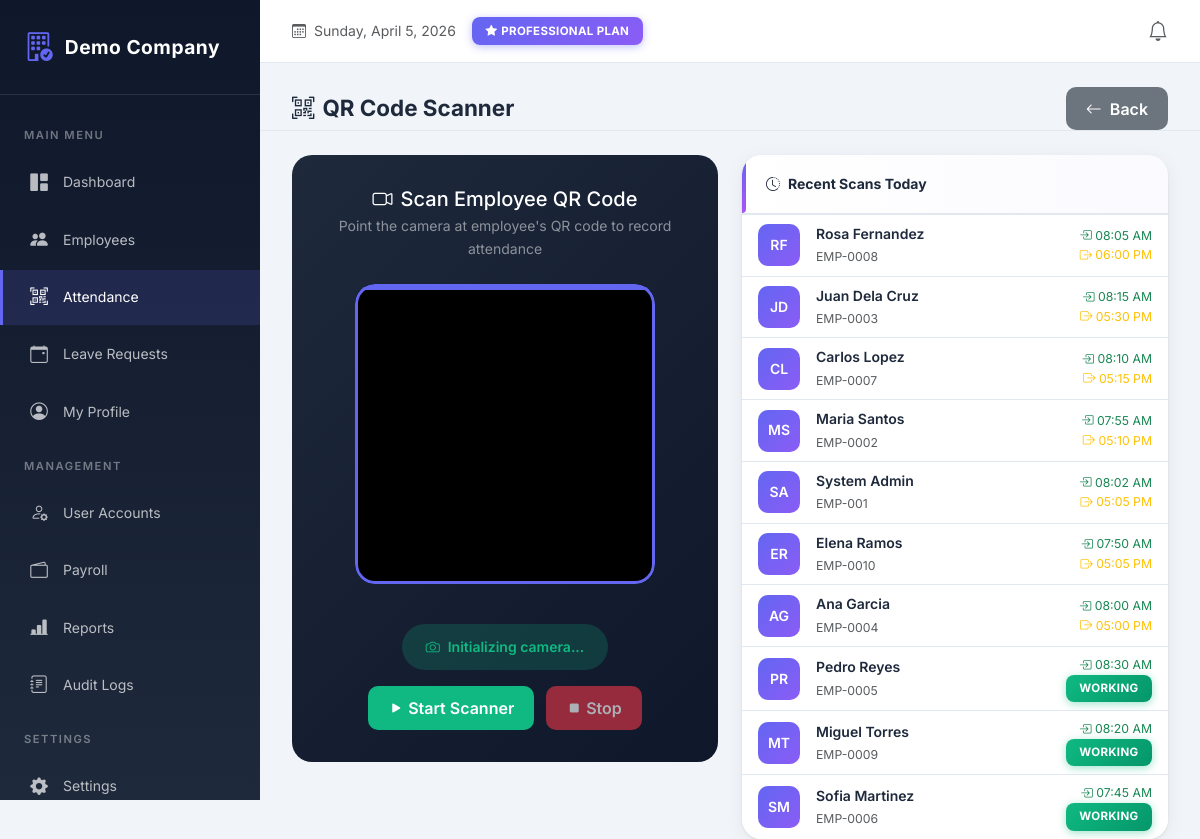
Page /modules/attendance/scanner.php (signed in) on the committed database.
### tables this page shows
CREATE TABLE attendance (
    id INT AUTO_INCREMENT PRIMARY KEY,
    company_id INT NOT NULL,
    employee_id INT NOT NULL,
    date DATE NOT NULL,
    time_in TIME NULL,
    time_out TIME NULL,
    notes VARCHAR(255),
    UNIQUE KEY uniq_attendance(company_id, employee_id, date)
);

CREATE TABLE employees (
    id INT AUTO_INCREMENT PRIMARY KEY,
    company_id INT NOT NULL,
    employee_code VARCHAR(30),
    first_name VARCHAR(100) NOT NULL,
    last_name VARCHAR(100) NOT NULL,
    email VARCHAR(150) NOT NULL,
    phone VARCHAR(50),
    department_id INT NULL,
    position_id INT NULL,
    hire_date DATE NULL,
    basic_salary DECIMAL(10,2) DEFAULT 0,
    status ENUM('active','inactive') DEFAULT 'active',
    created_at DATETIME DEFAULT CURRENT_TIMESTAMP,
    UNIQUE KEY uniq_emp_code(company_id, employee_code),
    UNIQUE KEY uniq_emp_email(company_id, email)
);

### includes/functions.php (called while the page is built, shortened)
<?php
function e($s) {
    return htmlspecialchars($s ?? "", ENT_QUOTES, "UTF-8");
}

### modules/attendance/scanner.php (the view, shortened to what this page needs)
<?php
require_once __DIR__.'/../../config/db.php';
require_once __DIR__.'/../../includes/header.php';
require_once __DIR__.'/../../includes/nav.php';
?>
<div class="page-header d-flex justify-content-between align-items-center">
    <h4><i class="bi bi-qr-code-scan me-2"></i>QR Code Scanner</h4>
    <a href="index.php" class="btn btn-secondary"><i class="bi bi-arrow-left me-2"></i>Back</a>
</div>
<div class="row g-4">
    <div class="col-lg-6">
        <div class="scanner-container">
            <h5 class="mb-1"><i class="bi bi-camera-video me-2"></i>Scan Employee QR Code</h5>
            <p class="text-white-50 mb-0">Point the camera at employee's QR code to record attendance</p>
            <div class="scanner-frame" id="scanner-frame">
                <video id="scanner-video" playsinline></video>
            </div>
            <div id="scanner-status" class="scanner-status ready">
                <i class="bi bi-camera me-2"></i>Initializing camera...
            </div>
            <div class="mt-3">
                <button id="btn-start" class="btn btn-success me-2"><i class="bi bi-play-fill me-1"></i>Start Scanner</button>
                <button id="btn-stop" class="btn btn-danger" disabled><i class="bi bi-stop-fill me-1"></i>Stop</button>
            </div>
        </div>
    </div>
    <div class="col-lg-6">
        <div class="card h-100">
            <div class="card-header">
                <i class="bi bi-clock-history me-2"></i>Recent Scans Today
            </div>
            <div class="card-body p-0" id="recent-scans">
                <?php
                $today = $pdo->query("SELECT a.*, e.first_name, e.last_name, e.employee_code
                    FROM attendance a
                    JOIN employees e ON e.id=a.employee_id
                    WHERE a.date=CURDATE()
                    ORDER BY COALESCE(a.time_out, a.time_in) DESC
                    LIMIT 10")->fetchAll();
                if(empty($today)): ?>
                <div class="empty-state">
                    <i class="bi bi-inbox"></i>
                    <p>No attendance records today</p>
                </div>
                <?php else: ?>
                <div class="list-group list-group-flush">
                    <?php foreach($today as $t): ?>
                    <div class="list-group-item d-flex align-items-center">
                        <div class="me-3" style="width:42px;height:42px;background:linear-gradient(135deg,#6366f1,#8b5cf6);border-radius:10px;display:flex;align-items:center;justify-content:center;color:white;font-weight:600;">
                            <?= strtoupper(substr($t['first_name'], 0, 1) . substr($t['last_name'], 0, 1)) ?>
                        </div>
                        <div class="flex-grow-1">
                            <div class="fw-semibold"><?= e($t['first_name'].' '.$t['last_name']) ?></div>
                            <small class="text-muted"><?= e($t['employee_code']) ?></small>
                        </div>
                        <div class="text-end">
                            <div class="small">
                                <span class="text-success"><i class="bi bi-box-arrow-in-right"></i> <?= date('h:i A', strtotime($t['time_in'])) ?></span>
                            </div>
                            <?php if($t['time_out']): ?>
                            <div class="small">
                                <span class="text-warning"><i class="bi bi-box-arrow-right"></i> <?= date('h:i A', strtotime($t['time_out'])) ?></span>
                            </div>
                            <?php else: ?>
                            <span class="badge bg-success">Working</span>
                            <?php endif; ?>
                        </div>
                    </div>
                    <?php endforeach; ?>
                </div>
                <?php endif; ?>
            </div>
        </div>
    </div>
</div>
<?php require_once __DIR__.'/../../includes/footer.php'; ?>

### public/assets/css/style.css (style rules this page uses)
* { margin: 0; padding: 0; box-sizing: border-box; }
body { font-family: 'Inter', -apple-system, BlinkMacSystemFont, 'Segoe UI', Roboto, sans-serif; font-size: 14px; line-height: 1.6; font-weight: 400; background: var(--bg-body); color: var(--text-primary); min-height: 100vh; transition: background 0.3s ease, color 0.3s ease; -webkit-font-smoothing: antialiased; -moz-osx-font-smoothing: grayscale; }
.card, .modal-content, .dropdown-menu, .table, .btn, .form-control, .form-select { transition: background 0.3s ease, border-color 0.3s ease, color 0.3s ease; }
.main-content > *:not(.top-bar) { padding: 0 2rem; }
.main-content > .page-header { padding-top: 1.5rem; }
.card { border: none; border-radius: 20px; box-shadow: 0 4px 20px rgba(0,0,0,0.06), 0 1px 3px rgba(0,0,0,0.08); background: var(--bg-card); overflow: hidden; transition: transform 0.2s ease, box-shadow 0.2s ease; }
.card-header { background: linear-gradient(90deg, var(--bg-card), rgba(99, 102, 241, 0.03)); border-bottom: 2px solid var(--border-color); font-weight: 700; padding: 1.1rem 1.5rem; color: var(--text-primary); position: relative; }
.card-header::before { content: ''; position: absolute; left: 0; top: 0; bottom: 0; width: 4px; background: linear-gradient(180deg, #6366f1, #a855f7); border-radius: 0 4px 4px 0; }
.btn { border-radius: 10px; font-weight: 600; padding: 0.6rem 1.25rem; transition: all 0.2s ease; border: none; }
.btn-success { background: var(--success); }
.btn-danger { background: var(--danger); }
.badge { padding: 0.5rem 0.85rem; border-radius: 8px; font-weight: 700; font-size: 0.72rem; letter-spacing: 0.3px; text-transform: uppercase; box-shadow: 0 2px 6px rgba(0,0,0,0.1); }
.badge.bg-success { background: linear-gradient(135deg, #10b981, #059669) !important; box-shadow: 0 2px 8px rgba(16, 185, 129, 0.4); }
.page-header { margin-bottom: 1.5rem; padding-bottom: 1rem; border-bottom: 1px solid var(--border-color); }
.page-header h4 { font-weight: 700; color: var(--text-primary); margin: 0; font-size: 1.4rem; }
.scanner-container { background: linear-gradient(135deg, var(--dark), var(--darker)); border-radius: 20px; padding: 2rem; text-align: center; color: white; }
.scanner-frame { position: relative; width: 300px; height: 300px; margin: 1.5rem auto; border-radius: 20px; overflow: hidden; background: #000; }
.scanner-frame video { width: 100%; height: 100%; object-fit: cover; }
.scanner-status { margin-top: 1rem; padding: 0.75rem 1.5rem; border-radius: 30px; display: inline-block; font-weight: 600; }
.scanner-status.ready { background: rgba(16, 185, 129, 0.2); color: #10b981; }
.list-group-item { background: var(--bg-card); border-color: var(--border-color); color: var(--text-primary); }
.card, .stat-card { animation: fadeIn 0.3s ease-out; }

### rows in the picture
attendance: employee.last_name "RF", employee.last_name "Rosa Fernandez", employee.employee_code "EMP-0008", time_in "08:05 AM", time_out "06:00 PM"
attendance: employee.last_name "JD", employee.last_name "Juan Dela Cruz", employee.employee_code "EMP-0003", time_in "08:15 AM", time_out "05:30 PM"
attendance: employee.last_name "CL", employee.last_name "Carlos Lopez", employee.employee_code "EMP-0007", time_in "08:10 AM", time_out "05:15 PM"
attendance: employee.last_name "MS", employee.last_name "Maria Santos", employee.employee_code "EMP-0002", time_in "07:55 AM", time_out "05:10 PM"
attendance: employee.last_name "SA", employee.last_name "System Admin", employee.employee_code "EMP-001", time_in "08:02 AM", time_out "05:05 PM"
attendance: employee.last_name "ER", employee.last_name "Elena Ramos", employee.employee_code "EMP-0010", time_in "07:50 AM", time_out "05:05 PM"
attendance: employee.last_name "AG", employee.last_name "Ana Garcia", employee.employee_code "EMP-0004", time_in "08:00 AM", time_out "05:00 PM"
attendance: employee.last_name "PR", employee.last_name "Pedro Reyes", employee.employee_code "EMP-0005", time_in "08:30 AM", shows "WORKING"
attendance: employee.last_name "MT", employee.last_name "Miguel Torres", employee.employee_code "EMP-0009", time_in "08:20 AM", shows "WORKING"
attendance: employee.last_name "SM", employee.last_name "Sofia Martinez", employee.employee_code "EMP-0006", time_in "07:45 AM", shows "WORKING"

### other values in the picture
$company['name'] "Demo Company"
$company['plan'] "PROFESSIONAL"
